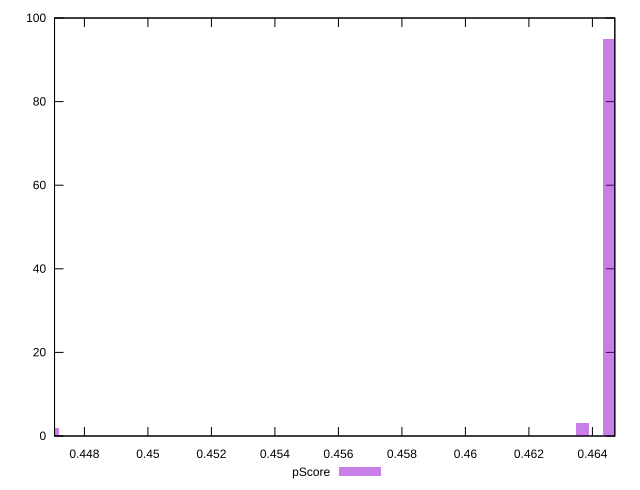

Generate this figure with gnuplot:
reset

$pScore <<EOF
0.46452948032694197 95
0.46369399565009495 3
0.4469843021131546 2
EOF

set key outside below
set boxwidth 0.00041774233842350897
set xrange [0.4470588235294118:0.4647058823529412]
set yrange [0:100]
set trange [0:100]
set style fill transparent solid 0.5 noborder
set terminal svg size 640, 490 enhanced background rgb 'white'
set output "report_00023_2021-02-20T12:14:57.249Z/unused-javascript/samples/pages+cached+noadtech+nomedia+nocss/pScore/histogram.svg"

plot $pScore title "pScore" with boxes

reset
